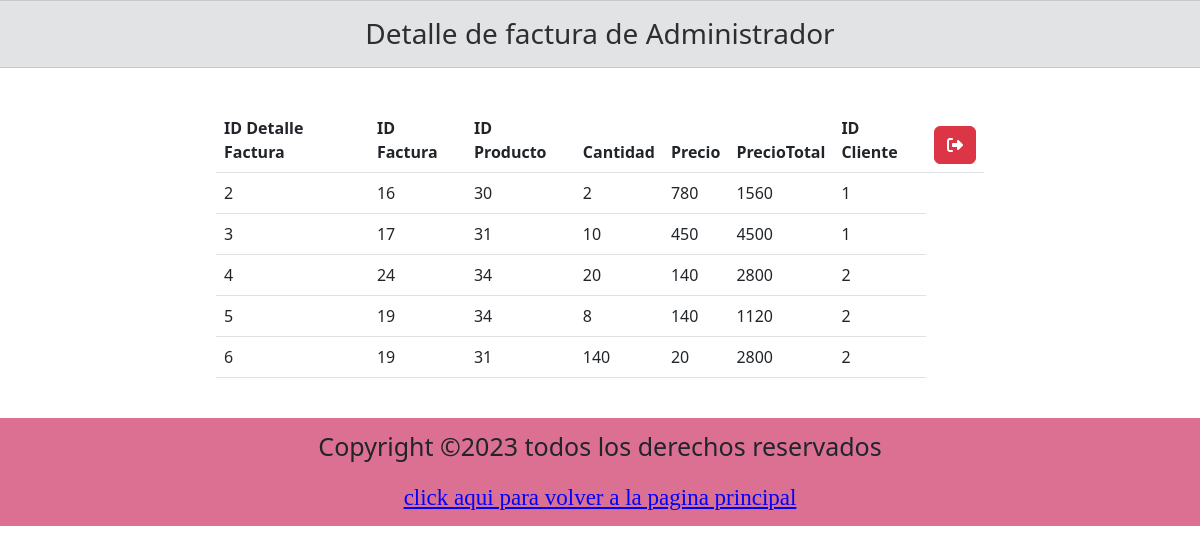
The app's page /vista/mostrar_detalle_factura.php (signed in) with its own data.
### tables this page shows
CREATE TABLE `detfactura` (
  `coddfa` int(11) NOT NULL,
  `codfac` int(11) NOT NULL,
  `codpro` int(11) NOT NULL,
  `cantidad` int(11) NOT NULL,
  `precio` int(11) NOT NULL,
  `preciototal` int(11) NOT NULL
);

CREATE TABLE `factura` (
  `CodFac` int(11) NOT NULL,
  `CodCli` int(11) NOT NULL,
  `CodEmp` int(11) NOT NULL,
  `FecFac` date NOT NULL
);

### vista/mostrar_detalle_factura.php (the view, shortened to what this page needs)
 <!DOCTYPE html>
<html>
<head>
	<link rel="stylesheet" href="styles2.css">
	<link href="https://cdn.jsdelivr.net/npm/bootstrap@5.3.0/dist/css/bootstrap.min.css" rel="stylesheet">
</head>
<body>
	<div class="row">
		<h3 class="text-center alert alert-secondary">Detalle de factura de <?= $_SESSION['nom'] ?></h3>
		<div class="col-8 p-4 m-auto">
			<table class="table">
              <thead class="bg-info">
                <tr>
                  <th scope="col">ID Detalle Factura</th>
                  <th scope="col">ID Factura</th>
                  <th scope="col">ID Producto</th>
                  <th scope="col">Cantidad</th>
                  <th scope="col">Precio</th>
                  <th scope="col">PrecioTotal</th>
                  <th scope="col">ID Cliente</th>
                  <th><a href="mostrar_factura.php" class="btn btn-small btn-danger" ><i class="fa-solid fa-right-from-bracket"></i></a></th>
                </tr>
              </thead>
              <tbody>
              	<?php
              	include("../modelo/conexion.php");
              	$codf=$_GET['idf'];
              	$cod=$_SESSION['cod'];
              	if($cod==1){
	                  $where ='';
                }else {
	                  $where = "WHERE b.CodCli=$cod and a.codfac=$codf";
                      }
              	$sqlc=$con->query("SELECT a.coddfa,a.codfac,a.codpro,a.cantidad,a.precio,a.preciototal,b.CodCli               FROM detfactura a
              	                   INNER JOIN factura b
              		               ON a.codfac=b.CodFac
              		               $where");
              	while($datos=$sqlc->fetch_object()){?>
              		<tr>
                      <td><?= $datos->coddfa ?></td>
                      <td><?= $datos->codfac ?></td>
                      <td><?= $datos->codpro ?></td>
                      <td><?= $datos->cantidad ?></td>
                      <td><?= $datos->precio ?></td>
                      <td><?= $datos->preciototal ?></td>
                      <td><?= $datos->CodCli ?></td>
                     </tr>
              	<?php }
              	 ?>
              </tbody>
            </table>
		</div>
	</div>
	<footer>
		<p style="font-size: 25px">Copyright &copy;2023 todos los derechos reservados</p>
		<a href="principal.php" style="color:blue"> click aqui para volver a la pagina principal</a>
	</footer>
</body>
</html>

### vista/styles2.css (style rules this page uses)
a { text-decoration: none; font-family: fantasy; color:brown; font-size: 23px; }
.row { display: flex; flex-wrap:wrap; }
footer { padding: 10px; text-align:center; background-color: palevioletred; }

### records on screen
detfactura: coddfa "2", codfac "16", codpro "30", cantidad "2", precio "780", preciototal "1560", codfac.CodCli "1"
detfactura: coddfa "3", codfac "17", codpro "31", cantidad "10", precio "450", preciototal "4500", codfac.CodCli "1"
detfactura: coddfa "4", codfac "24", codpro "34", cantidad "20", precio "140", preciototal "2800", codfac.CodCli "2"
detfactura: coddfa "5", codfac "19", codpro "34", cantidad "8", precio "140", preciototal "1120", codfac.CodCli "2"
detfactura: coddfa "6", codfac "19", codpro "31", cantidad "140", precio "20", preciototal "2800", codfac.CodCli "2"

### other values on screen
$_SESSION['nom'] "Administrador"
